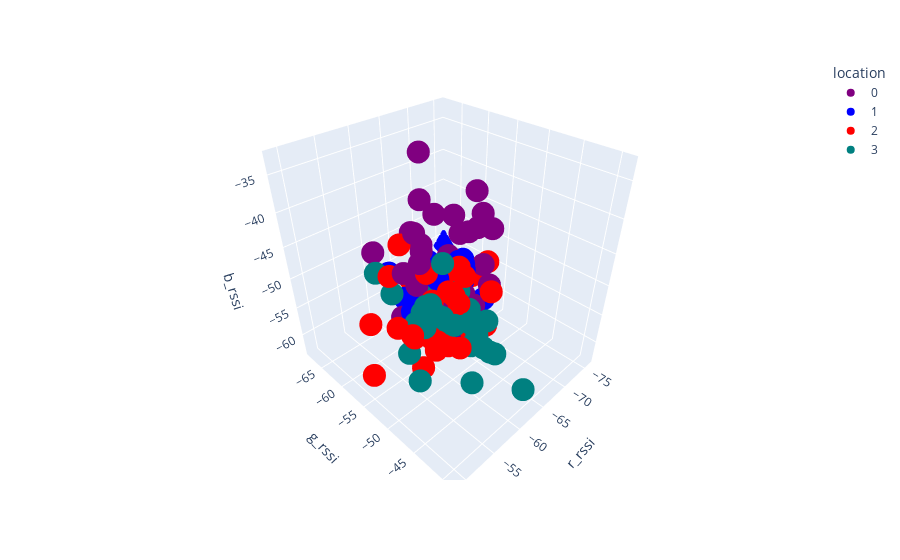

Write notebook code for a chart like this one.
### Code cell
fig = px.scatter_3d(df, x='r_rssi', y='g_rssi', z='b_rssi',
              color='location', color_discrete_map=color_discrete_map)
fig.show()

### Figure 1 — Plotly figure (JSON) as saved in the notebook; plotly's stock layout.template omitted (floating-point values rounded to 4 significant figures)
{"data": [{"hovertemplate": "location=0<br>r_rssi=%{x}<br>g_rssi=%{y}<br>b_rssi=%{z}<extra></extra>", "legendgroup": "0", "marker": {"color": "rgb(128, 0, 128)", "symbol": "circle"}, "mode": "markers", "name": "0", "scene": "scene", "showlegend": true, "type": "scatter3d", "x": [-58, -57, -65, -63, -66, -67, -61, -68, -69, -64, -59, -59, -62, -72, -60, -68, -69, -68, -66, -66, -58, -61, -61, -70, -71, -66, -67, -62], "y": [-54, -56, -53, -52, -52, -57, -59, -65, -63, -56, -65, -56, -59, -57, -57, -51, -56, -51, -57, -54, -58, -57, -57, -54, -59, -51, -53, -58], "z": [-45, -47, -53, -42, -55, -43, -44, -44, -46, -56, -49, -42, -58, -47, -51, -52, -46, -43, -49, -51, -56, -45, -46, -51, -54, -40, -38, -33]}, {"hovertemplate": "location=1<br>r_rssi=%{x}<br>g_rssi=%{y}<br>b_rssi=%{z}<extra></extra>", "legendgroup": "1", "marker": {"color": "rgb(0, 0, 255)", "symbol": "circle"}, "mode": "markers", "name": "1", "scene": "scene", "showlegend": true, "type": "scatter3d", "x": [-76, -66, -67, -58, -68, -64, -70, -61, -65, -65, -68, -61, -69, -64, -68, -65, -60, -63, -69, -64, -65, -63, -64, -66, -65, -67, -61, -62, -67, -65, -59, -62], "y": [-68, -56, -62, -54, -59, -51, -58, -57, -59, -60, -52, -61, -57, -58, -62, -54, -63, -55, -59, -51, -58, -49, -51, -55, -53, -58, -56, -55, -55, -62, -57, -59], "z": [-56, -62, -56, -55, -55, -55, -52, -53, -55, -51, -55, -56, -55, -50, -57, -51, -52, -51, -59, -56, -55, -56, -56, -49, -49, -54, -56, -50, -50, -53, -55, -51]}, {"hovertemplate": "location=2<br>r_rssi=%{x}<br>g_rssi=%{y}<br>b_rssi=%{z}<extra></extra>", "legendgroup": "2", "marker": {"color": "rgb(255, 0, 0)", "symbol": "circle"}, "mode": "markers", "name": "2", "scene": "scene", "showlegend": true, "type": "scatter3d", "x": [-63, -71, -58, -64, -64, -65, -64, -54, -57, -63, -61, -57, -52, -60, -62, -58, -49, -57, -71, -66, -55, -55, -63, -64, -60, -54, -59, -63, -61, -53, -62, -62], "y": [-59, -57, -51, -54, -52, -54, -48, -47, -46, -62, -47, -48, -57, -55, -53, -54, -53, -59, -54, -49, -52, -49, -52, -53, -54, -54, -59, -60, -51, -50, -49, -59], "z": [-51, -55, -56, -52, -49, -50, -55, -52, -53, -54, -55, -54, -53, -48, -51, -63, -57, -49, -51, -51, -54, -52, -53, -48, -52, -53, -45, -51, -50, -51, -55, -53]}, {"hovertemplate": "location=3<br>r_rssi=%{x}<br>g_rssi=%{y}<br>b_rssi=%{z}<extra></extra>", "legendgroup": "3", "marker": {"color": "rgb(0, 128, 128)", "symbol": "circle"}, "mode": "markers", "name": "3", "scene": "scene", "showlegend": true, "type": "scatter3d", "x": [-57, -60, -57, -60, -57, -59, -56, -58, -59, -53, -55, -64, -59, -54, -57, -63, -61, -56, -60, -60, -57, -62, -62, -60, -57, -58, -64, -59, -62, -66, -55, -62], "y": [-54, -52, -47, -55, -52, -55, -50, -52, -44, -49, -50, -53, -43, -52, -62, -47, -39, -43, -46, -53, -49, -56, -49, -43, -53, -60, -51, -46, -55, -56, -51, -60], "z": [-54, -45, -50, -54, -50, -54, -48, -51, -53, -58, -51, -52, -53, -56, -50, -53, -58, -56, -53, -57, -50, -56, -54, -54, -53, -53, -54, -54, -52, -52, -51, -58]}], "layout": {"legend": {"title": {"text": "location"}, "tracegroupgap": 0}, "margin": {"t": 60}, "scene": {"domain": {"x": [0, 1], "y": [0, 1]}, "xaxis": {"title": {"text": "r_rssi"}}, "yaxis": {"title": {"text": "g_rssi"}}, "zaxis": {"title": {"text": "b_rssi"}}}}}
